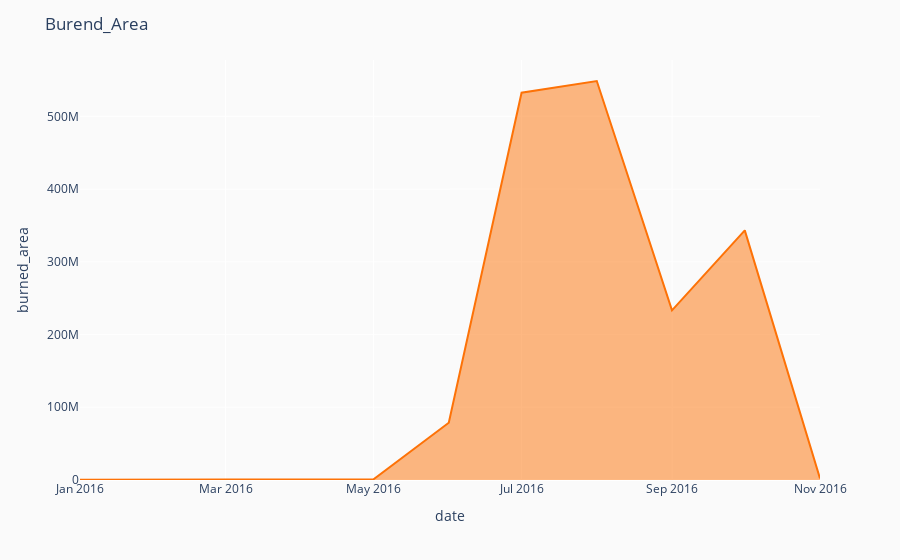

The notebook cell this image was saved under:
### Code cell
fig = px.area(df_test2, x="date", y="burned_area")
fig.update_traces(line_color='#FD7207')
fig.update_layout(title = 'Burend_Area', plot_bgcolor= "rgb(250, 250, 250)",
paper_bgcolor="rgb(250, 250, 250)",)
fig.show()

### Figure 1 — Plotly figure (JSON) as saved in the notebook; plotly's stock layout.template omitted (floating-point values rounded to 4 significant figures)
{"data": [{"hovertemplate": "date=%{x}<br>burned_area=%{y}<extra></extra>", "legendgroup": "", "line": {"color": "#FD7207"}, "marker": {"symbol": "circle"}, "mode": "lines", "name": "", "orientation": "v", "showlegend": false, "stackgroup": "1", "type": "scatter", "x": ["2016-01-01", "2016-05-01", "2016-06-01", "2016-07-01", "2016-08-01", "2016-09-01", "2016-10-01", "2016-11-01"], "xaxis": "x", "y": [375652, 1019628, 78672391, 532514454, 548667527, 233333952, 343239206, 2092920], "yaxis": "y"}], "layout": {"legend": {"tracegroupgap": 0}, "margin": {"t": 60}, "paper_bgcolor": "rgb(250, 250, 250)", "plot_bgcolor": "rgb(250, 250, 250)", "title": {"text": "Burend_Area"}, "xaxis": {"anchor": "y", "domain": [0, 1], "title": {"text": "date"}}, "yaxis": {"anchor": "x", "domain": [0, 1], "title": {"text": "burned_area"}}}}
